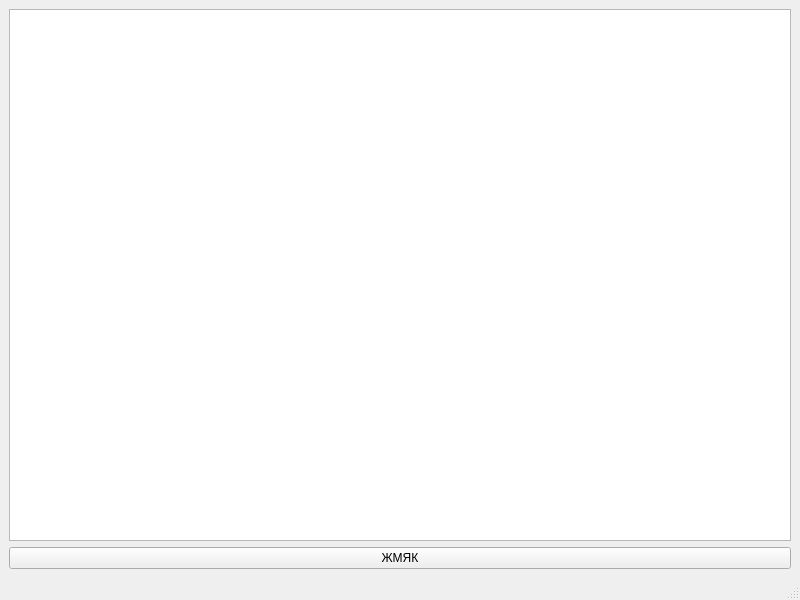
<?xml version="1.0" encoding="UTF-8"?>
<ui version="4.0">
 <class>MainWindow</class>
 <widget class="QMainWindow" name="MainWindow">
  <property name="geometry">
   <rect>
    <x>0</x>
    <y>0</y>
    <width>800</width>
    <height>600</height>
   </rect>
  </property>
  <property name="windowTitle">
   <string>MainWindow</string>
  </property>
  <widget class="QWidget" name="centralwidget">
   <layout class="QGridLayout" name="gridLayout_2">
    <item row="0" column="0">
     <layout class="QGridLayout" name="gridLayout">
      <item row="0" column="0">
       <widget class="QTextEdit" name="textEdit"/>
      </item>
      <item row="1" column="0">
       <widget class="QPushButton" name="pushButton">
        <property name="text">
         <string>ЖМЯК</string>
        </property>
       </widget>
      </item>
     </layout>
    </item>
   </layout>
  </widget>
  <widget class="QStatusBar" name="statusbar"/>
 </widget>
 <resources/>
 <connections/>
</ui>
